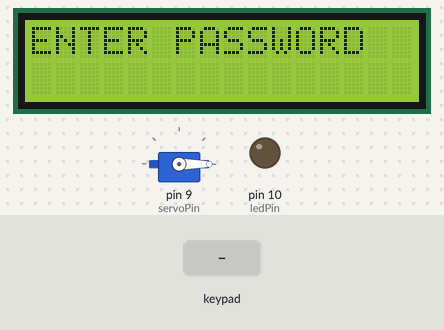
A sketch run on a simulated Arduino Uno, built with avr-gcc and run on an emulated ATmega328P. Shown: 16×2 character LCD, servo, output pins drawn as LEDs (lit = HIGH). The inputs (shaded band) are chosen by the test bench.

Above: at 0.1 s.
2.8 s: key '#' pressed
At 2.93 s:
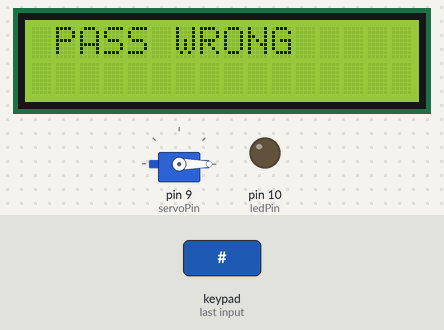
5.0 s: keypad keys 1 9 0 2 # pressed 0.4 s apart
At 9.45 s:
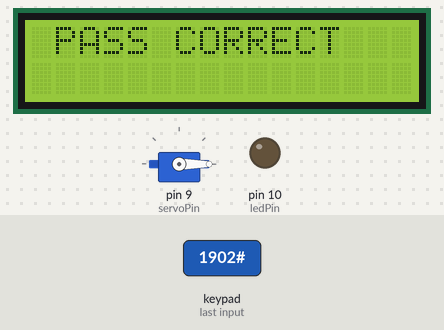
13.0 s: key '*' pressed
16.0 s: key '*' pressed
At 17.4 s:
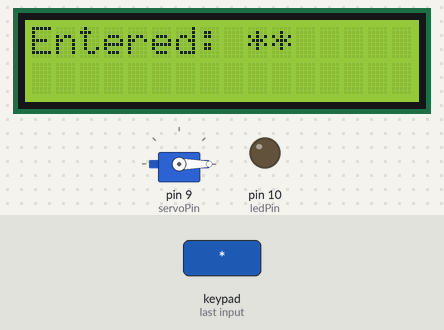
18.0 s: key '*' pressed
At 18.7 s:
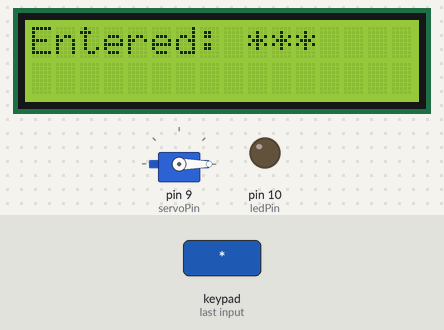
19.5 s: keypad keys 1 9 0 2 pressed 0.4 s apart
At 20.0 s:
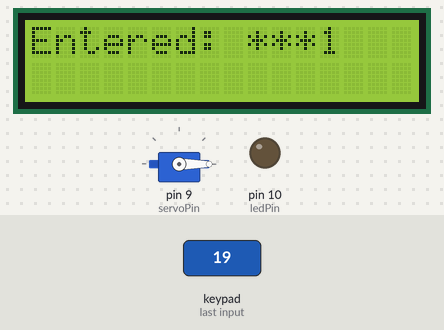
Timing chart, 0 to 22.5 s (numbered marks = the images above; inputs shaded):
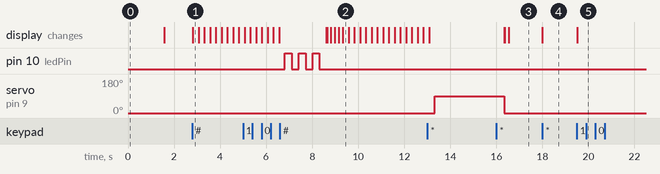

The sketch:

door_lock.ino
```cpp
// #include <Servo.h>
// Servo myservo;

// void setup()
// {
//   myservo.attach(3);
//   delay(2000);
//   Serial.begin(9600);
// }

// void loop()
// {
//   int i;
//   for(i=0;i<=90;i++);
//   {
//     myservo.write(i);
//     Serial.println("Forward");
//     delay(1000);
//   }
//   for(i=90;i>=0;i--);
//   {
//     myservo.write(i);
//     Serial.println("Backward");
//     delay(1000);
//   }
// }


// #include <Keypad.h>
// const byte ROWS = 4;
// const byte COLS = 3;
// char keys[ROWS][COLS]={
//   {'1','2','3'},{'4','5','6'},{'7','8','9'},{'*','0','#'}
// };
// byte rowPins[ROWS]={2,3,4,5};
// byte colPins[COLS]={6,7,8};
// Keypad pad = Keypad(makeKeymap(keys),rowPins,colPins,ROWS,COLS);

// void setup()
// {
//   Serial.begin(9600);
// }
// void loop()
// {
//   char key=pad.getKey();
//   if(key)
//   {
//     Serial.print(key);
//   }
// }


#include <Keypad.h>
#include <Servo.h>
#include <LiquidCrystal.h>


Servo myServo;

int servoPin = 9;
int ledPin = 10;

LiquidCrystal lcd(12, 11, 5, 4, 3, 2);

const byte ROWS = 4;
const byte COLS = 3;

char keys[ROWS][COLS] = {
  {'1','2','3'},
  {'4','5','6'},
  {'7','8','9'},
  {'*','0','#'}
};

byte rowPins[ROWS] = {A0, A1, A2, A3};
byte colPins[COLS] = {A4, A5, 6};

Keypad keypad = Keypad(makeKeymap(keys), rowPins, colPins, ROWS, COLS);

String password = "1902";
String enteredPassword = "";

void setup()
{
  lcd.begin(16, 2);
  pinMode(ledPin, OUTPUT);
  myServo.attach(servoPin);
  myServo.write(0);

  lcd.print("ENTER PASSWORD");
  delay(1500);
  lcd.clear();
}

void loop()
{
  char key = keypad.getKey();
  if (key)
  {
    if (key == '#') {
      lcd.clear();
      if (enteredPassword == password)
      {
        lcd.print("PASS CORRECT");
        for (int i = 0; i < 16; i++)
        {
          lcd.scrollDisplayRight();
          delay(250);
        }
        myServo.write(90);
        delay(3000);
        myServo.write(0);
      }
      else
      {
        lcd.clear();
        lcd.print("PASS WRONG");
        for (int i = 0; i < 16; i++)
        {
          lcd.scrollDisplayRight();
          delay(250);
        }
        for (int i = 0; i < 3; i++)
        {
          digitalWrite(ledPin, HIGH);
          delay(300);
          digitalWrite(ledPin, LOW);
          delay(300);
        }
      }
      enteredPassword = "";
      lcd.clear();
      lcd.print("ENTER PASSWORD");
    }


    else
      {
        if (enteredPassword.length() < 4)
        {
          enteredPassword += key;
          lcd.clear();
          lcd.print("Entered: ");
          lcd.print(enteredPassword);
        }
      }
  }
}
```

Measured:
- after the input at 2.8 s, the display: changes at once (image 1)
- after the input at 5.0 s, the display: first differs from a run without the input after 3.6 s (image 2 shows a later state)
- after the input at 16.0 s, the display: first differs from a run without the input after 0.53 s (image 3)
- after the input at 18.0 s, the display: changes at once (image 4)
- after the input at 19.5 s, the display: changes at once (image 5)
- by itself, pin 10 (ledPin): alternates HIGH for 0.30 s and LOW for 0.30 s, 6 changes in all, then stays LOW
